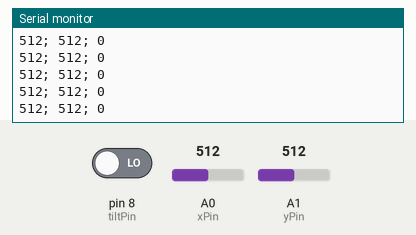
Bench run of a sketch on a simulated Arduino Uno, built with avr-gcc and run on an emulated ATmega328P. Parts: the last lines printed to the serial monitor. Inputs (shaded band) come from the test bench; at power-on: A0 (xPin) = 512, pin 8 (tiltPin) LOW, A1 (yPin) = 512.

Above: at 4.2 s.
4.3 s: A0 (xPin) set to 989
At 4.32 s:
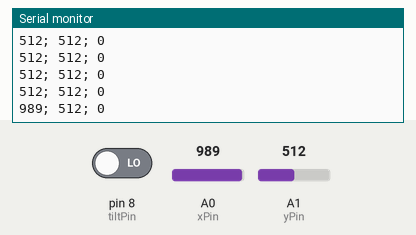
7.3 s: A0 (xPin) set to 1016
At 7.31 s:
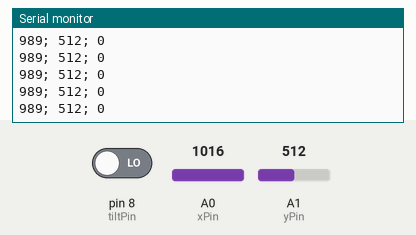
Timing chart, 0 to 10.3 s (numbered marks = the images above; inputs shaded):
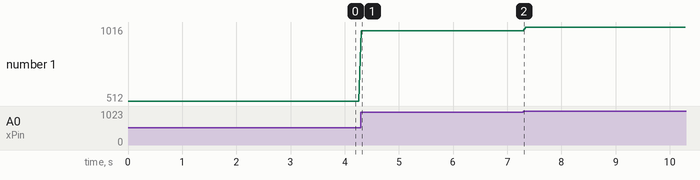

The sketch:

Etchasketch.ino
```cpp
const int xPin = A0;
const int yPin = A1;
const int tiltPin = 8;

int tiltSwitch = 0;


void setup() {
  Serial.begin(9600);
  pinMode(tiltPin, INPUT);
}

void loop() {
  int xVerdi = analogRead(xPin);
  int yVerdi = analogRead(yPin);
  tiltSwitch = digitalRead(tiltPin);

  Serial.print(xVerdi);
  Serial.print("; ");
  Serial.print(yVerdi);
  Serial.print("; ");
  Serial.println(tiltSwitch);
  delay(50);
}
```

Measured:
- after the input at 4.3 s, the serial monitor: prints a new line at once (image 1)
- plotted number 1: 512 → 989 after the input at 4.3 s, 989 → 1016 after the input at 7.3 s
